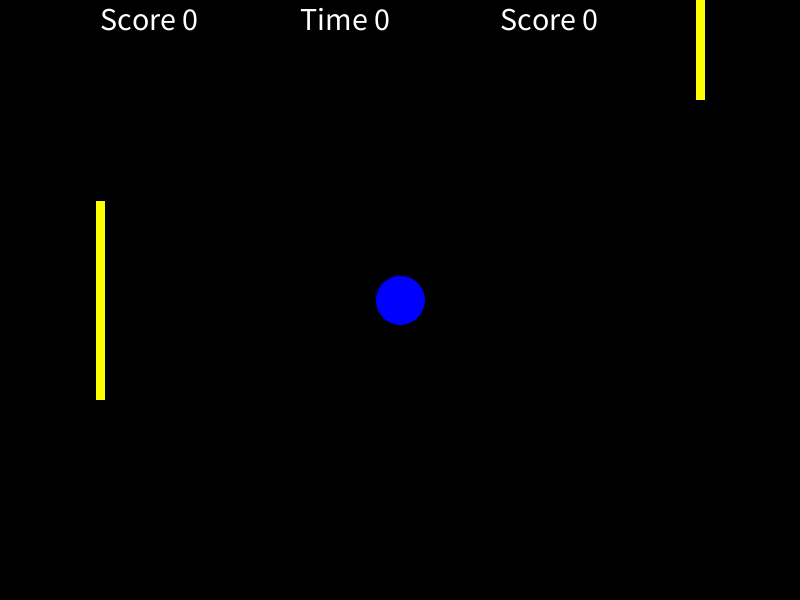
Frame 1 (no input)
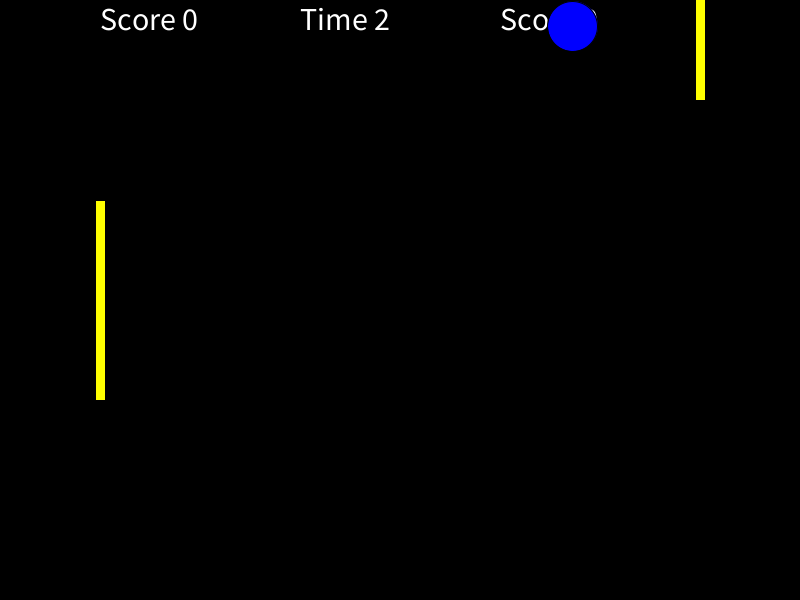
Frame 60 (the mouse pressed at the canvas centre just before this capture)
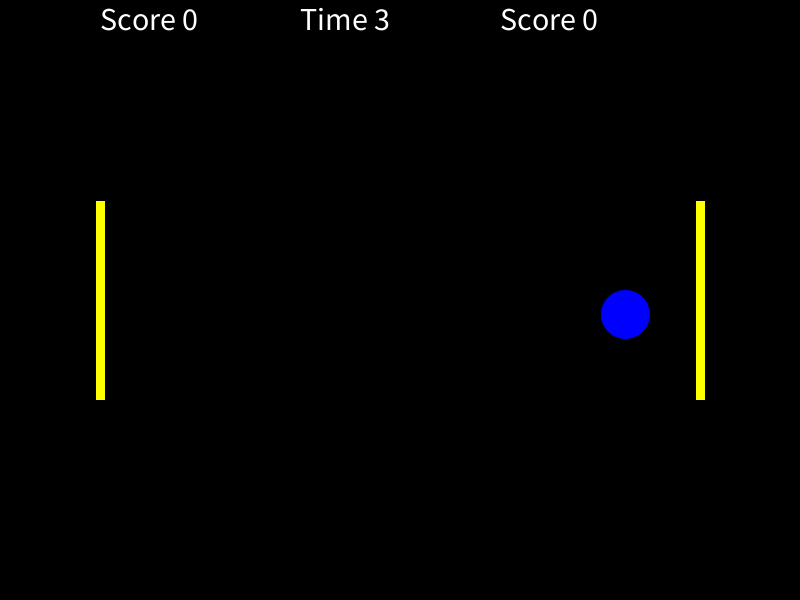
Frame 120 (the mouse held since frame 60 and released just before this capture)

The Processing sketch that drew these frames (run headless with seeded random() and noise(); from frame 60 on, the mouse is pressed at the canvas centre):

// Processing sketch: Pong
// ── Pong.pde
//player
//ball
Paddle player1;
Paddle player2;
Ball ball;
int startT;

PVector playPos[]=new PVector[2];
void setup(){
  size(800,600);
  playPos[0]=new PVector(width-100,height/2);
  playPos[1]=new PVector(100,height/2);
  player1=new Paddle(playPos[0]);
  player2=new Paddle(playPos[1]);
  ball=new Ball(width/2,height/2);
  startT=millis();
}

void draw(){
  background(0);
  int elapsedT = millis() - startT;
  textSize(32);
  fill(255);
  //text("Lost "+ball.lost,width/2-100, height-30);
  text("Score "+ball.Rscore,width/2+100, 30);
  text("Score "+ball.Lscore,100,30);
  text("Time "+elapsedT/1000,width/2-100,30);
  
  player1.update();
  player1.display();
  
  player2.display();
  
  ball.display();
  ball.move();
  
  //if ball goes outside of y boundaries
  if(ball.y>height-ball.size/2||ball.y<ball.size/2){
    ball.bounceY();
  }
  if(ball.x<ball.size/2){
    ball.bounceX();
  }
  if(ball.x>=width-ball.size/2){
    startT=millis();
    ball.Lscore++;
    ball.reset();
  }
  if(ball.x<=ball.size/2){
    startT=millis();
    ball.Rscore++;
    ball.reset();
  }
  
  //need to check if the ball position is within the
  //boundaries of the player paddle
  if(ball.x>=player1.position.x-5-ball.size/2
  &&ball.y>=player1.position.y-player1.rectSize/2
  &&ball.y<=player1.position.y+player1.rectSize/2){
    ball.bounceP();
    //ball.Lscore++;
  }
  if(ball.x<=player2.position.x+5+ball.size/2
  &&ball.y>=player2.position.y-player2.rectSize/2
  &&ball.y<=player2.position.y+player2.rectSize/2){
    ball.bounceP();
    //ball.Rscore++;
  }
  
  if(keyPressed){
    if(key=='w'){
      player2.position.y-=10;
    }
    if(key=='s'){
      player2.position.y+=10;
    }
    //if(keyCode==UP){
    //  player1.position.y-=10;
    //}
    //if(keyCode==DOWN){
    //  player1.position.y+=10;
    //}
  }
}

//void keyPressed(){
//    if(key=='w'){
//      player2.position.y-=10;
//    }
//    if(key=='s'){
//      player2.position.y+=10;
//    }
//    if(key==CODED){
//          if(keyCode==UP){
//      player1.position.y-=10;
//    }
//    if(keyCode==DOWN){
//      player1.position.y+=10;
//    }
//  }
//}

// ── Ball.pde
class Ball{
  float x,y;
  float xSpeed, ySpeed;
  int size;
  int lost;
  int Lscore;
  int Rscore;
  
  Ball(float _x,float _y){
    x=_x;
    y=_y;
    xSpeed=random(-10,10);
    ySpeed=random(-10,10);
    size=50;
    Lscore=0;
    Rscore=0;
    lost=0;
    
  }
  //bounce paddle
  void bounceP(){
    xSpeed*=-1.1;
    //score++;
    //ySpeed*=-1.1;
  }
  
  //bounce when reach the sides
  void bounceY(){
    ySpeed=-ySpeed;
  }
  void bounceX(){
    xSpeed=-xSpeed;
  }
  
  //display
  void display(){
    fill(0,0,255);
    ellipse(x,y,size,size);
  }
  
  //move
  void move(){
    x+=xSpeed;
    y+=ySpeed;
  }
  
  //restart
    //reset the ball
    //subtract score
  void reset(){
    lost++;
    //score=0;
    x=width/2;
    y=height/2;
    xSpeed=random(-10,10);
    ySpeed=random(-10,10);
  }
}

// ── Paddle.pde
class Paddle{
  PVector position;
  float rectSize;
  
  Paddle(PVector _position){
    position=_position;
    
    rectSize=200;
  }
  
  void update(){
    position.y=mouseY;
  }
  
  void display(){
    rectMode(CENTER);
    fill(255,255,0);
    rect(position.x,position.y,10,rectSize);
  }
}
